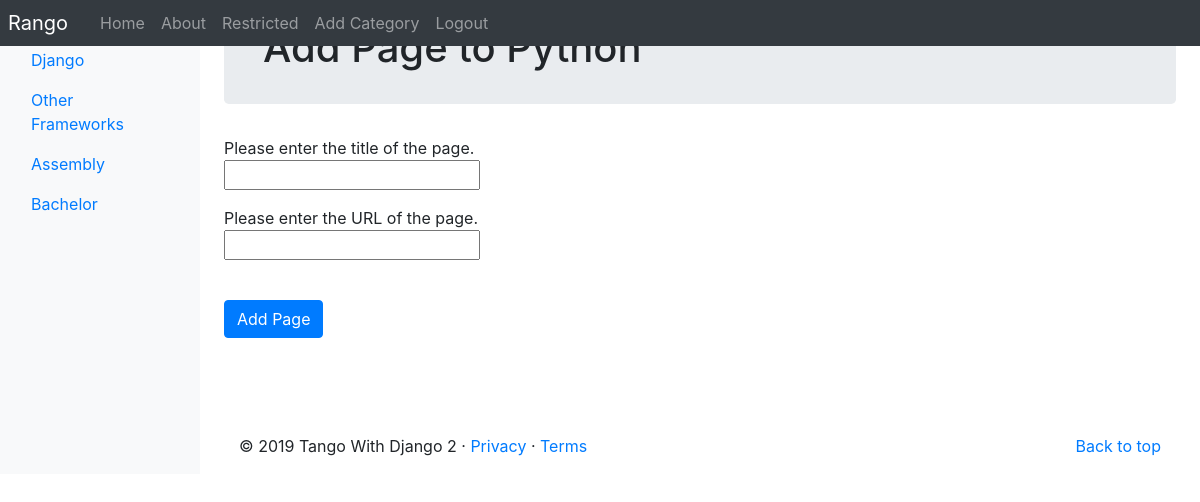
/rango/category/python/add_page/ (signed in), run on the app's committed database.
### rango/models.py (models this page shows, shortened)
class Category(models.Model):
    name = models.CharField(max_length=128, unique=True)
    views = models.IntegerField(default=0)
    likes = models.IntegerField(default=0)
    slug = models.SlugField(unique=True,default='SOME_THING')
    class Meta:
        verbose_name_plural = 'Categories'

### rango/views.py (the view, shortened to what this page needs)
# urls.py: path('category/<slug:category_name_slug>/add_page/', views.add_page, name='add_page'),
@login_required
def add_page(request,category_name_slug):
    try:
        category = Category.objects.get(slug=category_name_slug)
    except Category.DoesNotExist:
        category = None
    form = PageForm()
    context_dict = {'form':form, 'category': category}
    return render(request, 'rango/add_page.html', context_dict)

### rango/forms.py (shortened to what this page needs)
class PageForm(forms.ModelForm):
    title = forms.CharField(max_length=128,help_text="Please enter the title of the page.")
    url = forms.URLField(max_length=128,help_text="Please enter the URL of the page.")
    views = forms.IntegerField(widget=forms.HiddenInput(),initial = 0)
    class Meta:
        model = Page
        exclude = ('category',)

### rango/templatetags/rango_template_tags.py (called while the page is built)
@register.inclusion_tag('rango/categories.html')
def get_category_list(current_category=None):
    return {'categories': Category.objects.all(),
            'current_category':current_category}

### templates/rango/add_page.html (shortened to what this page needs)
{% extends 'rango/base.html' %}
{% load staticfiles %}
{% block body_block %}
    {% if category %}
    <div class="jumbotron p-4">
            <div class="container">
                <h1 class="jumotron-heading">Add Page to {{ category.name }}</h1>
            </div>
        </div>
        <div class="container">
                <div class="row">
                    <form role="form" id="page_form" method="post" action="{% url 'rango:add_page' category.slug %}">
                        {% for field in form.visible_fields %}
                            {{ field.help_text }}<br />
                            {{ field }}<br />
                            <div class="p-2"></div>
                        {% endfor %}
                        <br />
                        <button class="btn btn-primary" type="submit" name="submit">
                            Add Page
                        </button>
                        <div class="p-5"></div>
                    </form>
                </div>
    {% endif%}
{% endblock %}

### templates/rango/categories.html (shortened to what this page needs)
<ul class="nav flex-column">
        {% if categories %}
            {% for c in categories %}
                {% if c == current_category %}
                <li class="nav-item"><a class="nav-link active" href="{% url 'rango:show_category' c.slug %}">{{ c.name }}</a></li>
                {% else %}
                <li class="nav-item"><a class="nav-link" href="{% url 'rango:show_category' c.slug %}">{{ c.name }}</a></li>
                {% endif %}
            {% endfor %}
        {% else %}
            <li class="nav-item">There are no categories present.</li>
        {% endif %}
    </ul>

### data on the page
Category: name "Django"
Category: name "Other Frameworks"
Category: name "Assembly"
Category: name "Bachelor"
Category: name "Python"

### other printed values
{{ field.help_text }} "Please enter the title of the page." "Please enter the URL of the page."
